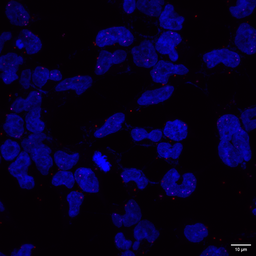
#> input picture ploting_scripts/fish_and_3D_stat/WT2_20241116/WT2_CNTNA2_RHEB.tif, 256 x 256 px, shrunk from 1024 x 1024 before the run
$ python blob_count_dense_chrom.py
#> lines starting #> are read from the running program, lines starting #| are printed output that depends on the picture; after the words box and inside, x2 and y2 are one past the last pixel; in counts of white or black regions, pixels touching at a corner belong together
import cv2
import numpy as np
import matplotlib.pyplot as plt
from scipy.stats import norm
from tifffile import imread
from scipy.spatial import distance

# Load the TIFF image
# image = imread('WT1-SDK1_CNTNA2.tif')
image = imread('WT2_CNTNA2_RHEB.tif')
#> image is the input picture: shape (256, 256, 3); mean R, G, B 5.5, 0.1, 35.3

swapped_image = image.copy()
swapped_image[:, :, 0], swapped_image[:, :, 2] = image[:, :, 2], image[:, :, 0]
blue_channel = swapped_image[:, :, 0]
cv2.imwrite('01.raw_blue_channel.png', blue_channel)

##############

# Plot the pixel intensity distribution of the raw blue channel
plt.figure(figsize=(10, 6))
plt.hist(blue_channel.ravel(), bins=256, color='blue', alpha=0.7, density=True)
plt.title('Pixel Intensity Distribution of Raw Blue Channel')
plt.xlabel('Pixel Intensity')
plt.ylabel('Density')
plt.xlim(0, 255)
plt.ylim(0, 0.05)
# Save the histogram plot to a PNG file
plt.savefig('02.raw_blue_channel_intensity_distribution.svg')
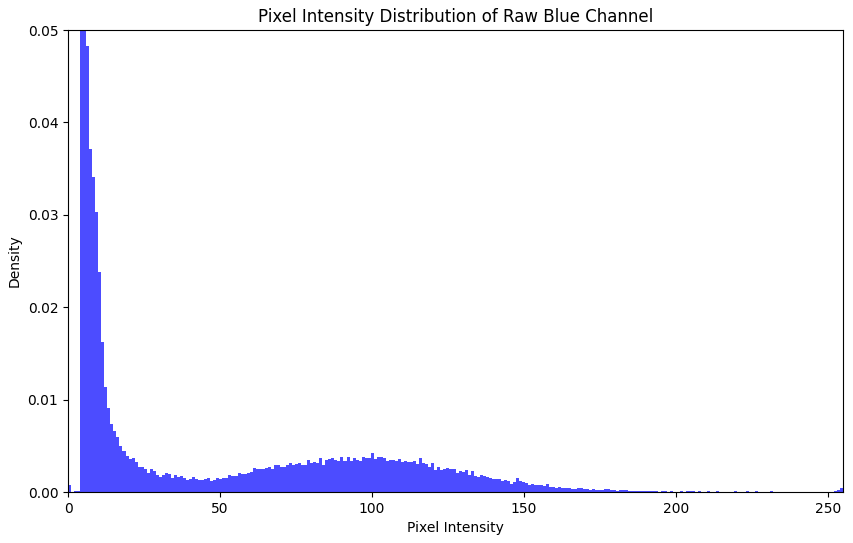
#> figure drawn by matplotlib, 1 panel; tallest bar 0.211 high, from x = 4.98 to 5.98

# Show the plot (optional)
plt.show()
##########################################
# Extract blue channel
blue_channel[blue_channel <= 50] = 0

cv2.imwrite('03.filtered_blue_channel.png', blue_channel)

# Apply GaussianBlur to reduce noise and improve contour detection
blurred = cv2.GaussianBlur(blue_channel, (5, 5), 0)
cv2.imwrite('04.blurred.png', blurred)

# Perform edge detection
edges = cv2.Canny(blue_channel, 30, 30)
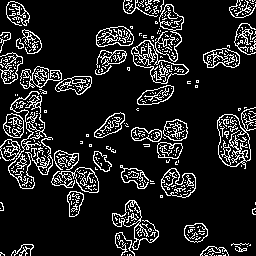
#> edges: shape (256, 256); 12.9% white in thin lines or dots

# Save the initial edge-detected image
cv2.imwrite('05.edges_initial.png', edges)

# Apply dilation to fill gaps in edges
kernel = np.ones((2, 2), np.uint8)
dilated = cv2.dilate(edges, kernel, iterations=1)
#> dilated: shape (256, 256); 28.7% white; 39 white regions (12 under 20 px), largest, box (x1, y1, x2, y2) and area: (0, 66, 113, 218) 5509, (123, 0, 190, 106) 2913, (217, 107, 256, 170) 1480

# Save the dilated edge-detected image
cv2.imwrite('06.edges_dilated.png', dilated)

# Apply closing to fill gaps around nearby edges
closed = cv2.morphologyEx(dilated, cv2.MORPH_CLOSE, kernel)
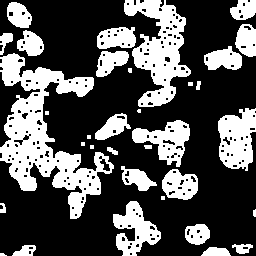
#> closed: shape (256, 256); 32.7% white; 34 white regions (8 under 20 px)

# Save the processed edge-detected image
cv2.imwrite('07.edges_processed.png', closed)

# Find contours in the processed edge-detected image
contours, _ = cv2.findContours(closed, cv2.RETR_EXTERNAL, cv2.CHAIN_APPROX_SIMPLE)
#> contours = 34 contours, 11 with area under 20; largest, box (x1, y1, x2, y2) and area: (0, 53, 114, 219) 6916, (124, 0, 191, 107) 3466, (218, 108, 256, 171) 1723, (113, 201, 161, 256) 1314, (132, 120, 190, 167) 1311

# Sort contours by area in descending order and keep the four largest
contours = sorted(contours, key=cv2.contourArea, reverse=True)[:40]

# Draw the contours on the original image and label them
output = swapped_image.copy()
for i, contour in enumerate(contours):
    cv2.drawContours(output, [contour], -1, (0, 255, 0), 2)
    # Calculate the center of the contour for labeling
    M = cv2.moments(contour)
    if M["m00"] != 0:
        cX = int(M["m10"] / M["m00"])
        cY = int(M["m01"] / M["m00"])
    else:
        cX, cY = 0, 0
    cv2.putText(output, f"#{i + 1}", (cX, cY), cv2.FONT_HERSHEY_SIMPLEX, 0.5, (0, 0, 255), 2)
#> this loop made 34 passes
#> (contour, cX, cY) on passes 26, 28, 29, 30, 31, 32: ([[188, 82], [188, 85], [192, 85], [192, 82]], 190, 83), ([[161, 196], [161, 199], [164, 199], [164, 196]], 162, 197), ([[90, 145], [90, 148], [93, 148], [93, 145]], 91, 146), ([[81, 142], [81, 145], [84, 145], [84, 142]], 82, 143), ([[87, 135], [87, 138], [90, 138], [90, 135]], 88, 136), ([[45, 111], [45, 114], [48, 114], [48, 111]], 46, 112)
#> (cX, cY) on passes 1 to 6: (44, 135), (159, 49), (236, 138), (134, 229), (166, 139), (179, 184)
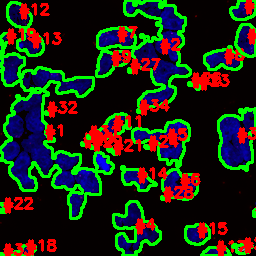
#> output: shape (256, 256, 3); mean B, G, R 19.2, 38.6, 30.6

# Save the output image with contours highlighted and labeled
cv2.imwrite('08.contours_detected.png', output)


##########################################
# Convert to HSV color space for better color segmentation
hsv_image = cv2.cvtColor(swapped_image, cv2.COLOR_BGR2HSV)
#> hsv_image: shape (256, 256, 3); mean H, S, V 34.8, 254.5, 32.7

# Define color ranges for light blue, red, and green blobs
red_lower = np.array([0, 50, 50])
red_upper = np.array([10, 255, 255])
# [4 lines of commented-out code are left out]
purple_lower = np.array([130, 50, 50])
purple_upper = np.array([160, 255, 255])

# Create masks for each color
mask_red = cv2.inRange(hsv_image, red_lower, red_upper)
#> mask_red: shape (256, 256); 0.07% white in thin lines or dots, all inside (x1, y1, x2, y2) = (1, 15, 240, 248)
# mask_green = cv2.inRange(hsv_image, green_lower, green_upper)
# mask_cyan = cv2.inRange(hsv_image, cyan_lower, cyan_upper)
mask_purple = cv2.inRange(hsv_image, purple_lower, purple_upper)
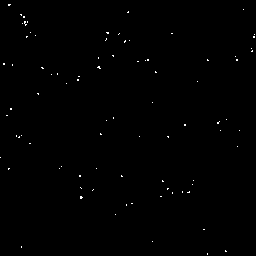
#> mask_purple: shape (256, 256); 0.32% white in thin lines or dots

# Save individual masks to PNG files for visual inspection
cv2.imwrite('09.mask_red.png', mask_red)
cv2.imwrite('10.mask_purple.png', mask_purple)


##########################################
# Find contours for red and green blobs
contours_red, _ = cv2.findContours(mask_red, cv2.RETR_EXTERNAL, cv2.CHAIN_APPROX_SIMPLE)
#> contours_red = 27 contours, all with area under 20
# contours_green, _ = cv2.findContours(mask_green, cv2.RETR_EXTERNAL, cv2.CHAIN_APPROX_SIMPLE)
# contours_cyan, _ = cv2.findContours(mask_cyan, cv2.RETR_EXTERNAL, cv2.CHAIN_APPROX_SIMPLE)
contours_purple, _ = cv2.findContours(mask_purple, cv2.RETR_EXTERNAL, cv2.CHAIN_APPROX_SIMPLE)
#> contours_purple = 85 contours, all with area under 20

# Function to check if a point is inside any of the reference contours
def is_point_inside_contours(point, reference_contours):
    for ref_contour in reference_contours:
        if cv2.pointPolygonTest(ref_contour, point, False) >= 0:
            return True
    return False

# Filter blobs to only include those inside the reference contours
def filter_contours_by_reference(contours, reference_contours):
    filtered_contours = []
    for contour in contours:
        M = cv2.moments(contour)
        if M["m00"] != 0:
            cX = int(M["m10"] / M["m00"])
            cY = int(M["m01"] / M["m00"])
            if is_point_inside_contours((cX, cY), reference_contours):
                filtered_contours.append(contour)
#> this loop made 27 passes
#> (contour, cX, cY) on passes 5, 7, 13, 15, 25, 27: ([[173, 198], [173, 199], [174, 198]], 173, 198), ([[134, 189], [134, 190], [135, 189]], 134, 189), ([[95, 125], [95, 126], [96, 126], [96, 125]], 95, 125), ([[130, 110], [130, 111], [131, 111], [131, 110]], 130, 110), ([[95, 43], [94, 44], [95, 44]], 94, 43), ([[196, 15], [195, 16], [196, 16]], 195, 15)
#> contour on passes 1, 2, 3, 4, 6, 8: [[34, 247]], [[152, 242]], [[220, 239]], [[214, 237], [214, 238]], [[239, 192]], [[123, 181]]
#> after the loop, filtered_contours = []
    return filtered_contours

filtered_contours_red = filter_contours_by_reference(contours_red, contours)
#> filtered_contours_red = []
# filtered_contours_green = filter_contours_by_reference(contours_green, contours)
# filtered_contours_cyan = filter_contours_by_reference(contours_cyan, contours)
filtered_contours_purple = filter_contours_by_reference(contours_purple, contours)
#> the loop in filter_contours_by_reference (call 2), `for contour in contours:` made 85 passes
#> (contour, cX, cY) on passes 2, 12, 15, 19, 20, 21, 24, 29, 31, 34, 37: ([[225, 250], [225, 251], [226, 251]], 225, 250), ([[189, 191], [188, 192], [187, 192], [189, 192]], 188, 191), ([[167, 188], [167, 189], [168, 188]], 167, 188), ([[162, 180], [162, 181], [163, 181]], 162, 180), ([[121, 175], [121, 176], [122, 176]], 121, 175), ([[79, 175], [79, 176], [80, 176], [80, 175]], 79, 175), ([[8, 168], [8, 169], [9, 168]], 8, 168), ([[167, 136], [168, 137], [168, 136]], 167, 136), ([[19, 136], [18, 137], [19, 137]], 18, 136), ([[100, 133], [100, 134], [101, 134]], 100, 133), ([[184, 124], [184, 125], [185, 125], [185, 124]], 184, 124)
#> (cX, cY) on passes 10, 38, 54, 61, 64, 65: (80, 197), (217, 122), (98, 66), (147, 59), (112, 55), (251, 50)
#> after the loop in filter_contours_by_reference (call 2), `for contour in contours:`: filtered_contours = 28 contours, all with area under 20
#> filtered_contours_purple = 28 contours, all with area under 20

##########################################
# Draw red and green blobs on the original image
image_with_blobs = swapped_image.copy()
# Label red blobs
for i, contour in enumerate(filtered_contours_red):
    cv2.drawContours(image_with_blobs, [contour], -1, (0, 0, 255), 1)  # Red blobs in red color
    M = cv2.moments(contour)
    if M["m00"] != 0:
        cX = int(M["m10"] / M["m00"])
        cY = int(M["m01"] / M["m00"])
        cv2.putText(image_with_blobs, f"R{i+1}", (cX, cY), cv2.FONT_HERSHEY_SIMPLEX, 0.5, (0, 0, 255), 1)
#> this loop made 0 passes

# [19 lines of commented-out code are left out]
for i, contour in enumerate(filtered_contours_purple):
    cv2.drawContours(image_with_blobs, [contour], -1, (255, 0, 255), 1)  # purple blobs in purple color
    M = cv2.moments(contour)
    if M["m00"] != 0:
        cX = int(M["m10"] / M["m00"])
        cY = int(M["m01"] / M["m00"])
        cv2.putText(image_with_blobs, f"P{i + 1}", (cX, cY), cv2.FONT_HERSHEY_SIMPLEX, 0.5, (255, 0, 255), 1)
#> this loop made 28 passes
#> (cX, cY) on passes 2, 14, 25: (80, 197), (98, 66), (24, 22)
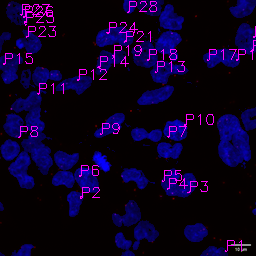
#> image_with_blobs: shape (256, 256, 3); mean B, G, R 34.5, 0.1, 12

# Save the image with red and green blobs in JPG format
cv2.imwrite('11.image_with_blobs.png', image_with_blobs)

# Display the image with red and green blobs (optional)
plt.figure(figsize=(10, 10))
plt.imshow(cv2.cvtColor(image_with_blobs, cv2.COLOR_BGR2RGB))
plt.title('Image with Blobs')
plt.axis('off')
plt.show()
plt.savefig('12.image_with_blobs.svg')


##########################################
# Function to calculate the distance from each blob to its closest contour line
def calculate_distances(blob_contours, reference_contours):
    distances = []
    for blob_contour in blob_contours:
        for point in blob_contour:
            point = point[0]
            min_distance = float('inf')
            for ref_contour in reference_contours:
                for ref_point in ref_contour:
                    ref_point = ref_point[0]
                    dist = distance.euclidean(point, ref_point)
                    if dist < min_distance:
                        min_distance = dist
            distances.append(min_distance)
#> after the loop, distances = []
    return distances

# Calculate distances for red and green blobs to the blue channel contours
distances_red = calculate_distances(filtered_contours_red, contours)
#> distances_red = []
# distances_green = calculate_distances(filtered_contours_green, contours)
distances_purple = calculate_distances(filtered_contours_purple, contours)
#> the loop in calculate_distances (call 2), `for blob_contour in blob_contours:` made 28 passes
#> blob_contour on passes 1, 3, 4, 5, 6, 7, 8, 9, 10, 11, 12, 13: [[225, 250], [225, 251], [226, 251]], [[189, 191], [188, 192], [187, 192], [189, 192]], [[167, 188], [167, 189], [168, 188]], [[162, 180], [162, 181], [163, 181]], [[79, 175], [79, 176], [80, 176], [80, 175]], [[167, 136], [168, 137], [168, 136]], [[19, 136], [18, 137], [19, 137]], [[100, 133], [100, 134], [101, 134]], [[184, 124], [184, 125], [185, 125], [185, 124]], [[37, 93], [38, 94], [38, 93]], [[77, 79], [77, 80], [78, 80], [78, 79]], [[155, 71], [155, 72], [156, 72]]
#> distances_purple = 107 values, max 9.85 at index 66, min 0 at index 15, mean 4.25
# distances_cyan = calculate_distances(filtered_contours_cyan, contours)

# Create a figure and a set of subplots
fig, axs = plt.subplots(2, 2, figsize=(10, 10))

# Plot the distribution of distances for red blobs
axs[0, 0].hist(distances_red, bins=50, color='red', alpha=0.7, density=True)
axs[0, 0].set_title('Distance of CNTNAP2 to Closest nuclear membrane')
axs[1, 0].set_xlabel('Distance')
axs[1, 0].set_ylabel('Density')

# # Plot the distribution of distances for green blobs
# axs[0, 1].hist(distances_green, bins=50, color='green', alpha=0.7, density=True)
# axs[0, 1].set_title('Distance of SDK1 to Closest nuclear membrane')
# axs[1, 0].set_xlabel('Distance')
# axs[1, 0].set_ylabel('Density')
#
# # Plot the distribution of distances for purple blobs
axs[1, 1].hist(distances_purple, bins=50, color='purple', alpha=0.7, density=True)
axs[1, 1].set_title('Distance of RHBE to Closest nuclear membrane')
axs[1, 0].set_xlabel('Distance')
axs[1, 0].set_ylabel('Density')

# Plot the distribution of distances for cyan blobs
# axs[1, 0].hist(distances_cyan, bins=50, color='cyan', alpha=0.7, density=True)
# axs[1, 0].set_title('Distance of CALN1 to Closest nuclear membrane')
# axs[1, 0].set_xlabel('Distance')
# axs[1, 0].set_ylabel('Density')

plt.savefig('13.distance_distribution_blobs.pdf')
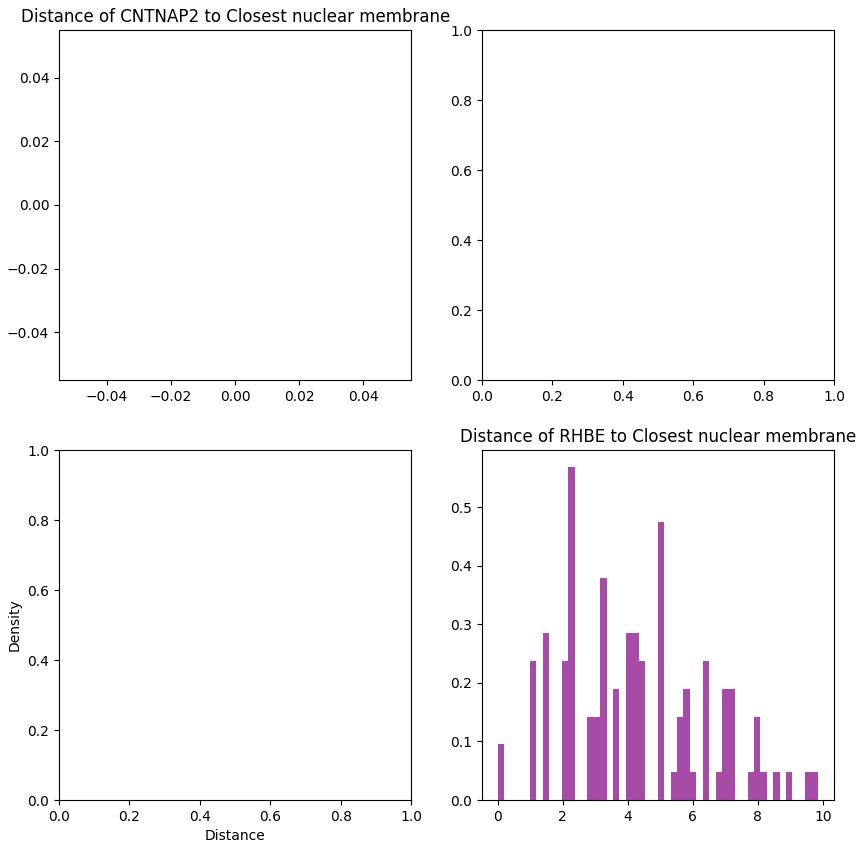
#> figure drawn by matplotlib, 2 panels; panel 2: tallest bar 0.569 high, from x = 2.17 to 2.36
plt.show()
